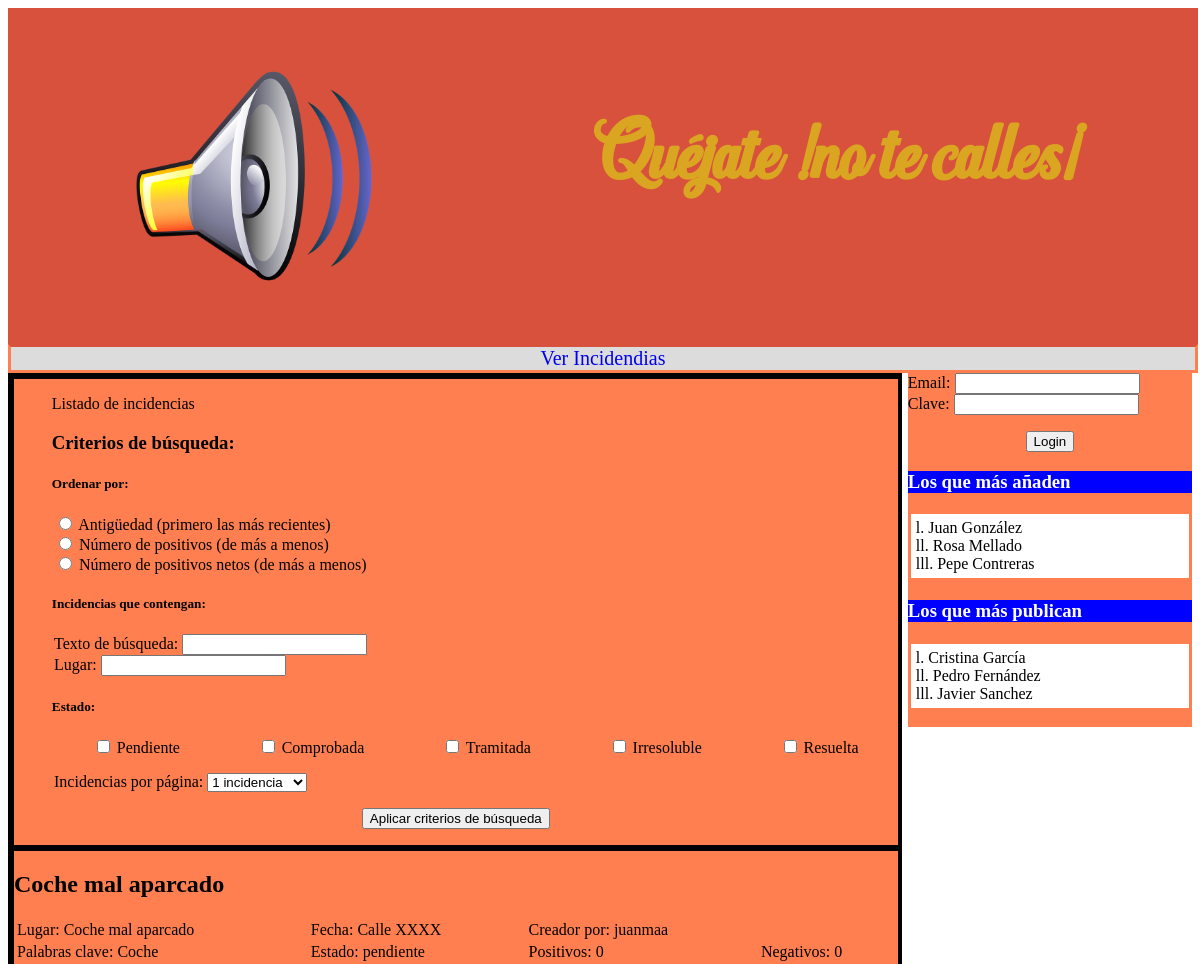
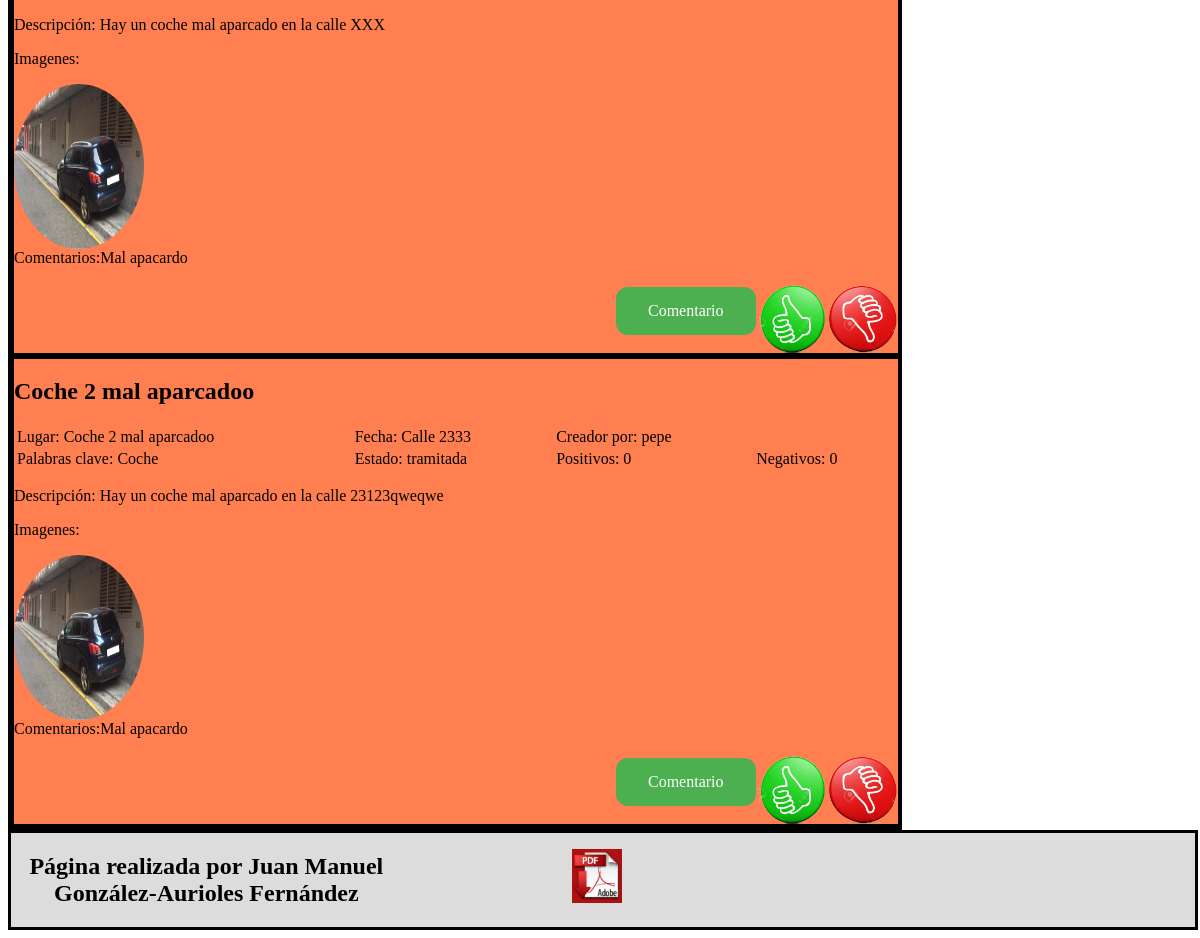
The page / on the database its author committed (2 pictures, top to bottom).
### tables this page shows
CREATE TABLE `incidencias` (
  `id` int(10) unsigned NOT NULL AUTO_INCREMENT,
  `Titulo` text NOT NULL,
  `Lugar` text NOT NULL,
  `Fecha` date NOT NULL,
  `Usuario` varchar(50) NOT NULL,
  `PClaves` text NOT NULL,
  `Estado` text NOT NULL,
  `Positivos` int(100) NOT NULL DEFAULT '0',
  `Descripcion` text NOT NULL,
  `Imagenes` text NOT NULL,
  `Comentarios` text,
  `Negativos` int(100) NOT NULL DEFAULT '0',
  PRIMARY KEY (`id`),
  KEY `id` (`id`)
);

### controller/usuarios_controlador.php (called while the page is built, shortened)
<?php
    require_once ("main.php");
?>

### index.php (called while the page is built, shortened)
<?php
    require_once ("bd/conexion.php");
    require ("controller/usuarios_controlador.php");
?>

### bd/conexion.php (called while the page is built, shortened)
<?php
    class Conectar{
        public static function conexion(){
            $username = "juanmagaf1819";
            $password = "kkulgwAf";
            $servername = "localhost";
            $dbname = "juanmagaf1819";
            $conn = new mysqli($servername, $username, $password, $dbname);
            return $conn;
        }
    }
?>

### model/incidencias_modelo.php (called while the page is built, shortened)
<?php
class Incidencia_modelo{
    private $db;
    private $incidencia;
    public function __construct(){
        $this->db=Conectar::conexion();
        $this->incidencia=array();
    }
   public function getIncidencias(){
        $consulta=$this->db->query("SELECT * FROM incidencias;");
        while($filas=$consulta->fetch_assoc()){
            $this->incidencia[]=$filas;
        }
        return $this->incidencia;
    }
}
?>

### view/inicio.php (the view, shortened to what this page needs)
<html lang="es">
    <main>
    <article id="borde_negro">
        <p class="tabulador">Listado de incidencias</p>
        <h3 class="tabulador">Criterios de búsqueda:</h3>
        <h5 class="tabulador">Ordenar por: </h5>
        <ul id="barra_inci">
            <li><input type="radio" name="Ordenar[]" value="Antiguedad"> Antigüedad (primero las más recientes)</li>
            <li><input type="radio" name="Ordenar[]" value="Positivos"> Número de positivos (de más a menos)</li>
            <li><input type="radio" name="Ordenar[]" value="Netos"> Número de positivos netos (de más a menos)</li>
        </ul>
        <h5 class="tabulador">Incidencias que contengan: </h5>
        <ul id="barra_inci">
            <li>Texto de búsqueda: <input type="text" name="Busqueda"></li>
            <li>Lugar: <input type="text" name="Lugar"></li>
        </ul>
        <h5 class="tabulador">Estado: </h5>
        <ul id="barra_estado">
            <li><input type="checkbox" value="Pendiente"> Pendiente</li>
            <li><input type="checkbox" value="Comprobada"> Comprobada</li>
            <li><input type="checkbox" value="Tramitada"> Tramitada</li>
            <li><input type="checkbox" value="Irresoluble"> Irresoluble</li>
            <li><input type="checkbox" value="Resuelta"> Resuelta</li>
        </ul>
        <ul>Incidencias por página:
            <select name="paginas">
                <option>1 incidencia</option>
            </select>
        </ul>
        <p class="centro"><input type="button" name="filtros" value="Aplicar criterios de búsqueda"></p>
    </article>
        <?php
            foreach($datosinc as $inc) {
                echo'
                    <article id="borde_negro">
                        <p></p>
                        <h2>'.$inc["Titulo"].'</h2>
                        <table>
                            <tr>
                                <th>Lugar: '.$inc["Titulo"].'</th>
                                <th>Fecha: '.$inc["Lugar"].'</th>
                                <th>Creador por: '.$inc["Usuario"].'</th>
                            </tr>
                            <tr>
                                <th>Palabras clave: '.$inc["PClaves"].'</th>
                                <th>Estado: '.$inc["Estado"].'</th>
                                <th>Positivos: '.$inc["Positivos"].'</th>
                                <th>Negativos: '.$inc["Negativos"].'</th>
                            </tr>
                        </table>
                        <p>Descripción: '.$inc["Descripcion"].'</p>
                        <p>Imagenes: </p><img id="img_perfil" src="'.$inc["Imagenes"].'" alt="Foto_incidencia">
                        <p>Comentarios:'.$inc["Comentarios"].'</p>
                        <form method="POST"  action="index.php?seccion=editarp">
                            <input type="image" id="logo" src=imagenes/mal.png name="bien">
                            <input type="hidden" name="email" value="'.$inc['Usuario'].'">
                        </form>
                        <form method="POST"  action="index.php?seccion=editarp">
                            <input type="image" id="logo" src=imagenes/bien.png name="mal" >
                            <input type="hidden" name="email" value="'.$inc['Usuario'].'">
                        </form>
                        <a href="index.php?seccion=comprar&indice='.$inc["id"].'" class="enlace">Comentario</a>';
                echo'
                   </article>
                   ';
            }
        ?>
    </main>
</html>

### controller/main.php (shortened to what this page needs)
<!DOCTYPE html>
<html lang="es">
    <div id=pagina>
        <?php
            if(isset($_REQUEST['seccion'])){
                $seccion=$_GET['seccion'];
            }else{
                $seccion="inicio";
            }
            require ("view/header.php");
            switch($seccion){
                case 'inicio':
                    require ("incidencias_controlador.php");
                    break;
            }
            require ("view/aside.php");
            require ("view/footer.php");
        ?>
    </div>
</html>

### view/header.php (shortened to what this page needs)
<!DOCTYPE html>
<html lang="es">
    <head>
        <link rel="stylesheet" type="text/css" href="css/Css.css">
    </head>
    <header>
        <ul id="barra_nav">
        <li><img src="imagenes/altavoz.png" alt="Logo"/></li>
        <li><h1 class ="bungee">Quéjate !no te calles¡</h1></li>
        </ul>
    </header>
<?php
    include("nav.php")
?>
</html>

### view/nav.php
<nav>
    <?php
        if($_SESSION["rol"] == 'administrador')
            echo'<ul id="barra_nav">
            <li><a href="index.php?seccion=inicio">Ver Incidendias</a></li>
            <li><a href="index.php?seccion=incidencia">Nueva Incidencia</a></li>
            <li><a href="index.php?seccion=propias">Mis incidencias</a></li>
            <li><a href="index.php?seccion=usuarios">Gestión de usuarios</a></li>
            <li><a href="index.php?seccion=log">Ver log</a></li>
            <li><a href="index.php?seccion=bbdd">Gestión de BBDD</a></li>
            </ul>';
        else if($_SESSION["rol"] == 'colaborador')
            echo'<ul id="barra_nav">
            <li><a href="index.php?seccion=inicio">Ver Incidendias</a></li>
            <li><a href="index.php?seccion=incidencia">Nueva Incidencia</a></li>
            <li><a href="index.php?seccion=propias">Mis incidencias</a></li>
            </ul>';
        else
            echo'<a href="index.php?seccion=inicio">Ver Incidendias</a>';
    ?>
</nav>

### controller/incidencias_controlador.php (shortened to what this page needs)
<?php
    require_once("model/incidencias_modelo.php");
    $inc = new Incidencia_modelo();
    if($_GET['seccion']=='inicio'){
        $datosinc = $inc->getIncidencias();
        require_once ("view/inicio.php");
    }
?>

### view/aside.php (shortened to what this page needs)
<html>
<aside>
        <?php
        if($_SESSION['rol'] == 'administrador' or $_SESSION['rol'] == 'colaborador' ){
            echo'
                <h3> Bienvenido '.$_SESSION['rol'].'<h3>
                <h2> '.$_SESSION["datos"][1].'</h2>
                <img id="img_perfil" src='.$_SESSION["datos"][7].' alt="Foto de perfil"><br/>
                <form method="post"  action="index.php?seccion=inicio" enctype="multipart/form-data">
                    <input type="file" accept=".jpg" name="archivo" />
                    <input type="submit" value="Cambiar foto" name="botonf"/>
                </form>
                <form action="index.php?seccion=editarp" method="POST">
                <input type="hidden" name="email" value="'.$_SESSION["datos"][3].'">
                    <input type="submit" value="Editar Perfil"/>
                </form>
                <form action="index.php" method="POST">
                    <input type="submit" name=logout value="Logout" />
                </form>';
        }else{
           echo'
                <form action="index.php?seccion=inicio" method="POST">
                    <label>Email: <input type="email" name="email" required></label>
                    <label>Clave: <input type="password" name="pass" required></label>
                    <p class="centro"><input type="submit" name="login" value="Login"></p>
                </form>';
        }
            ?>
        <h3>Los que más añaden</h3>
        <ul>
            <li>l. Juan González</li>
            <li>ll. Rosa Mellado</li>
            <li>lll. Pepe Contreras</li>
        </ul>
        <h3>Los que más publican</h3>
        <ul>
            <li>l. Cristina García</li>
            <li>ll. Pedro Fernández</li>
            <li>lll. Javier Sanchez</li>
        </ul>
    </aside>
</html>

### view/footer.php
<footer>
    <h2>Página realizada por Juan Manuel González-Aurioles Fernández</h2>
    <p class="centro"><a href="documentacion/documentacion.pdf"><img src="imagenes/pdf.jpg" alt="Documentacion"></a></p>
</footer>

### css/Css.css (style rules this page uses)
form label { display: block; }
table th { font-weight: normal; font-size: 100%; }
table tr { float: center; }
table { width: 100%; }
header { background-color: #D8513D; width: 100%; font-size: 250%; color: goldenrod; font-family: 'Hanleth'; border-style: solid; border-color: #D8513D; }
nav { font-size: 125%; width: 100%; border-style: solid; border-color: coral; border-top-color: #D8513D; background-color: gainsboro; }
#barra_nav li { text-align: center; list-style-type: none; }
ul#barra_nav { display: flex; justify-content: space-between; padding-right: 10%; padding-left: 10%; }
a { text-decoration: none; }
article { float: left; text-align: left; font-size: 80%; background-color:coral; width: 99.5%; border-style: solid; border-color: coral; display: block; }
main { float: left; text-align: left; font-size: 125%; width: 75%; display: inline-block; border-color: black; border-style: solid; }
#borde_negro { border-color: black; border-style: solid; }
ul#barra_inci { display: block; list-style-type: none; }
.tabulador { text-indent: 1cm; }
.centro { text-align: center; }
ul#barra_estado { justify-content: space-around; display: flex; list-style-type: none; }
article img { float: left; border-radius: 50%; width: 250px; }
ul img { float: left; width: 250px; }
main img { float: left; border-radius: 50%; width: 250px; }
footer img { width: 50px; }
p { clear: both; }
.enlace { background-color: #4CAF50; border-radius: 12px; color: white; padding: 15px 32px; text-align: center; display: inline-block; font-size: 16px; text-decoration-line: none; margin: 4px 2px; float: right; }
aside { background-color: coral; text-align: left; float: right; width: 24%; }
aside ul { list-style-type: none; font-size: 100%; border-style: solid; border-color: coral; padding: 5px; background-color: white; }
aside h3 { background-color: blue; color: white }
#img_perfil { width: 130px; height: 165px; }
#logo { float: right; width: 70px; height: 70px; }
footer { display: grid; border-style: solid; width: 100%; grid-template-columns: 33% 33% 33%; background-color: gainsboro; }
footer .centro { display: inline-block; text-align: center; }

### rows shown on the page
incidencias: Titulo "Coche mal aparcado", Lugar "Calle XXXX", Usuario "juanmaa", PClaves "Coche", Estado "pendiente", Positivos "0", Negativos "0", Descripcion "Hay un coche mal aparcado en la calle XXX", Imagenes (picture), Comentarios "Mal apacardo"
incidencias: Titulo "Coche 2 mal aparcadoo", Lugar "Calle 2333", Usuario "pepe", PClaves "Coche", Estado "tramitada", Positivos "0", Negativos "0", Descripcion "Hay un coche mal aparcado en la calle 23123qweqwe", Imagenes (picture), Comentarios "Mal apacardo"
